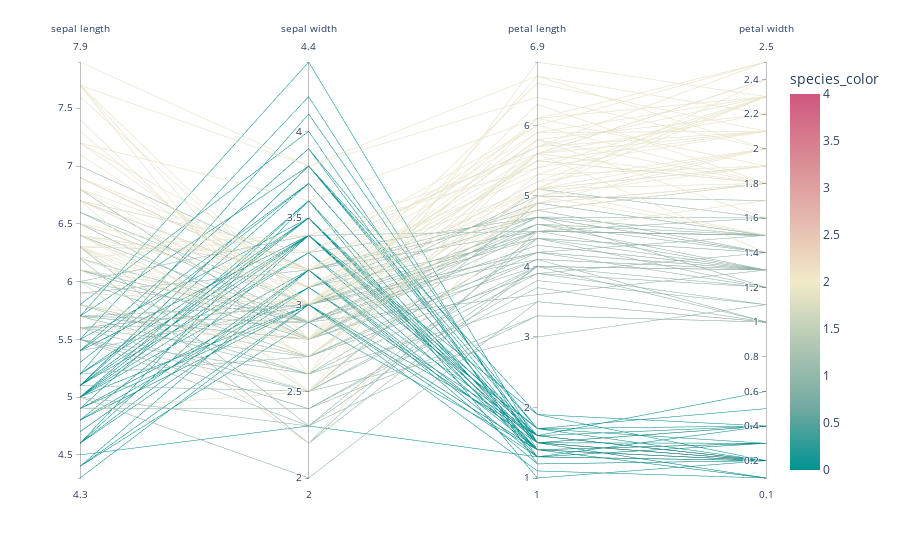

Notebook cell for this chart:
### Markdown cell above
#### Parallel Coordinates Plot

### Code cell
# Map species to numbers for coloring
species_mapping = {species: i for i, species in enumerate(df['species'].unique())}
df['species_color'] = df['species'].map(species_mapping)

# Parallel Coordinates Plot
fig = px.parallel_coordinates(df, color='species_color',
                              labels={col: col.replace(' (cm)', '') for col in df.columns},
                              dimensions=['sepal length (cm)', 'sepal width (cm)',
                                          'petal length (cm)', 'petal width (cm)'],
                              color_continuous_scale=px.colors.diverging.Tealrose,
                              color_continuous_midpoint=2)
fig.show()

### Figure 1 — Plotly figure (JSON) as saved in the notebook; plotly's stock layout.template omitted (floating-point values rounded to 4 significant figures; data arrays with more than 128 entries replaced by an {"elided": "..."} marker saying what was removed)
{"data": [{"dimensions": [{"label": "sepal length", "values": {"elided": "150 float values"}}, {"label": "sepal width", "values": {"elided": "150 float values"}}, {"label": "petal length", "values": {"elided": "150 float values"}}, {"label": "petal width", "values": {"elided": "150 float values"}}], "domain": {"x": [0, 1], "y": [0, 1]}, "line": {"color": {"elided": "150 int values"}, "coloraxis": "coloraxis"}, "name": "", "type": "parcoords"}], "layout": {"coloraxis": {"cmid": 2, "colorbar": {"title": {"text": "species_color"}}, "colorscale": [[0, "rgb(0, 147, 146)"], [0.1667, "rgb(114, 170, 161)"], [0.3333, "rgb(177, 199, 179)"], [0.5, "rgb(241, 234, 200)"], [0.6667, "rgb(229, 185, 173)"], [0.8333, "rgb(217, 137, 148)"], [1, "rgb(208, 88, 126)"]]}, "legend": {"tracegroupgap": 0}, "margin": {"t": 60}}}
